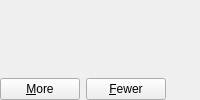
                        <widget class="QWidget" name="queryRulesStackPage">
                          <attribute name="id">
                            <number>0</number>
                          </attribute>
                          <layout class="QVBoxLayout">
                            <property name="margin">
                              <number>0</number>
                            </property>
                            <item>
                              <widget class="QueryRules" name="queryScroller">
                                <property name="sizePolicy">
                                  <sizepolicy>
                                    <hsizetype>7</hsizetype>
                                    <vsizetype>7</vsizetype>
                                    <horstretch>100</horstretch>
                                    <verstretch>100</verstretch>
                                  </sizepolicy>
                                </property>
                              </widget>
                            </item>
                            <item>
                              <layout class="QHBoxLayout">
                                <property name="margin">
                                  <number>0</number>
                                </property>
                                <property name="spacing">
                                  <number>6</number>
                                </property>
                                <item>
                                  <widget class="QPushButton" name="moreRulesBtn">
                                    <property name="text">
                                      <string>&amp;More</string>
                                    </property>
                                    <property name="shortcut">
                                      <string>Alt+M</string>
                                    </property>
                                  </widget>
                                </item>
                                <item>
                                  <widget class="QPushButton" name="fewerRulesBtn">
                                    <property name="text">
                                      <string>&amp;Fewer</string>
                                    </property>
                                  </widget>
                                </item>
                                <item>
                                  <spacer name="Spacer2">
                                    <property name="sizeHint">
                                      <size>
                                        <width>20</width>
                                        <height>0</height>
                                      </size>
                                    </property>
                                    <property name="sizeType">
                                      <enum>QSizePolicy::Expanding</enum>
                                    </property>
                                    <property name="orientation">
                                      <enum>Qt::Horizontal</enum>
                                    </property>
                                  </spacer>
                                </item>
                              </layout>
                            </item>
                          </layout>
                        </widget>
